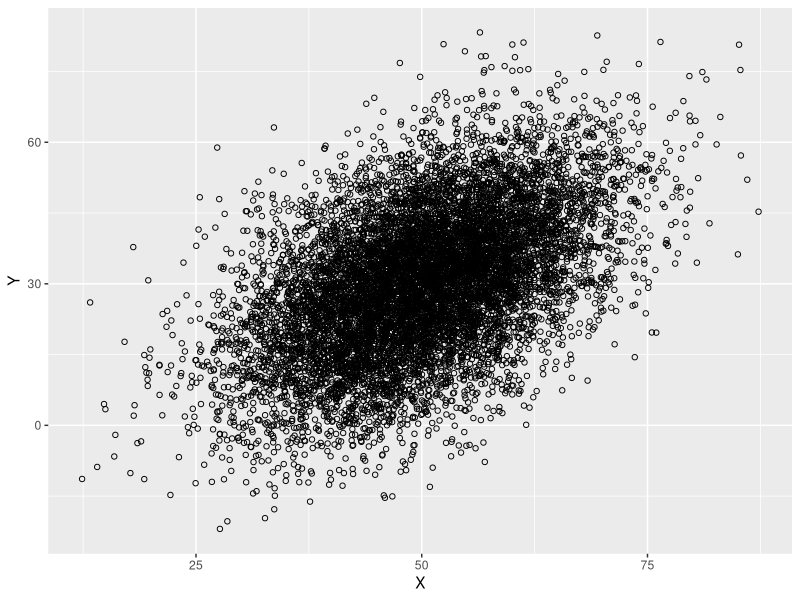
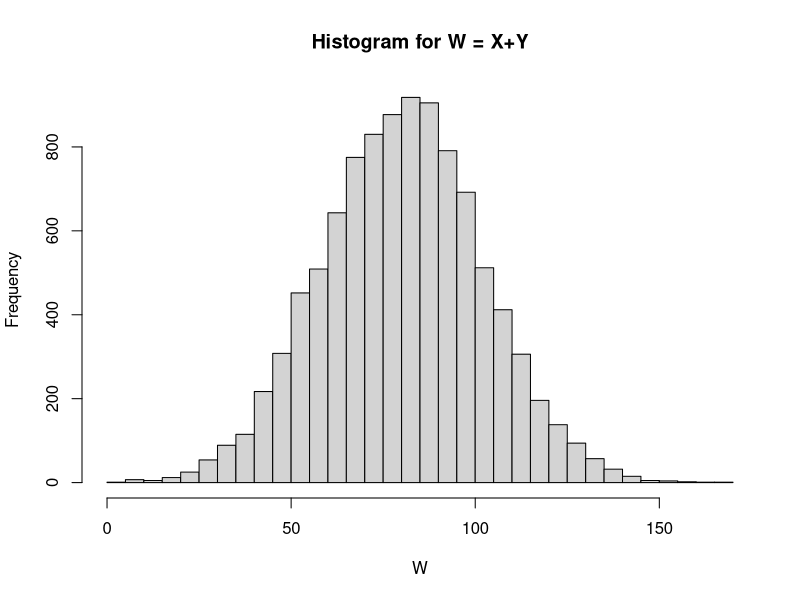
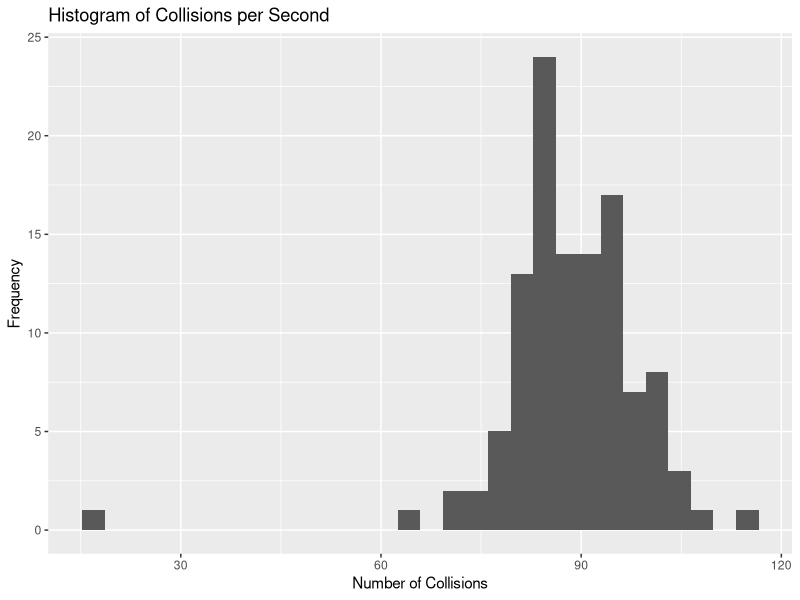
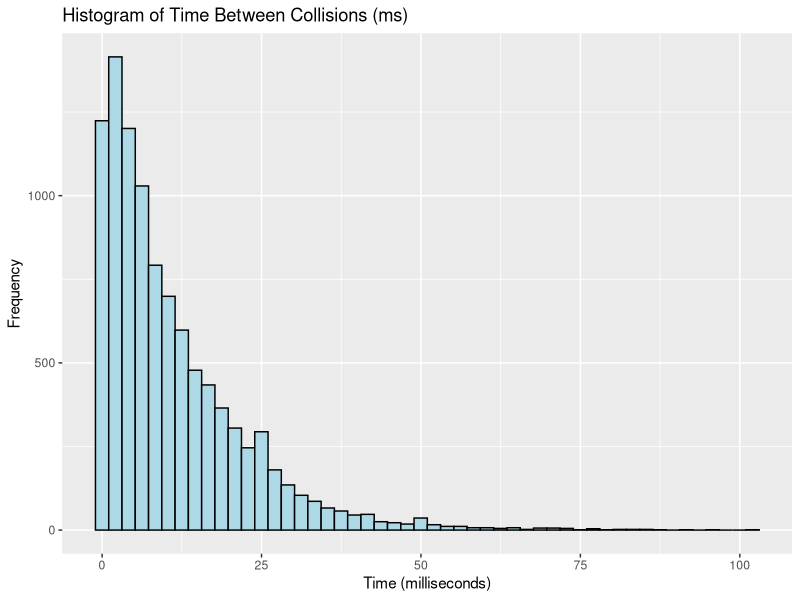

R code for these plots, in order:
## ---- chunk 1
knitr::opts_chunk$set(echo=T,eval=T,message=F,warning=F,fig.align='center')
library(tidyverse)
## ---- chunk 2
pnorm(7, mean = 5, sd = 2) - pnorm(4, mean=5, sd = 2)
## ---- chunk 3
qnorm(.75, mean = 5, sd = 2)
## ---- chunk 4
pgeom( 4, prob = .15)
## ---- chunk 5
1 - ppois(12, lambda = 8)
## ---- chunk 6
qpois(.95, 8, 13)
## ---- chunk 7
5 + 1/.15 + 8

4 + (1 - .15)/.15^2 + 8
## ---- chunk 8
.9^7
## ---- chunk 9
15 * .478
## ---- chunk 10
0 * .1 + 1 * .09 + 2 * .081 + 3 * .073 + 4 * .066 + 5 * .059 + 6 * .053 + 7 * .478

(0-4.694)^2*.1 + (1-4.694)^2*.09 + (2-4.694)^2*.081 + (3-4.694)^2*.073 + (4-4.694)^2*.066 + (5-4.694)^2*.059 + (6-4.694)^2*.053 + (7-4.694)^2*.478
## ---- chunk 11
.053/(.073+.066+.059+.053+.478)
## ---- chunk 12
pnorm(90, mean = 80, sd = sqrt(475)) - pnorm(60, mean = 80, sd = sqrt(475))
## ---- chunk 13
library(MASS)
mu <- c(50,30)
Sigma <- matrix(c(100,75,75,225), byrow=T, nrow=2)
XYdata <- mvrnorm(10000, mu, Sigma)
colnames(XYdata) <- c("X","Y")
XYdata <- as.data.frame(XYdata)
# un-comment the next line to plot the data
ggplot(XYdata) + geom_point(aes(x=X, y=Y), pch=1)
## ---- chunk 14
XYdata$W <- XYdata$X + XYdata$Y

mean(XYdata$W)
var(XYdata$W)

hist(XYdata$W, 
     main = "Histogram for W = X+Y", 
     xlab = "W", 
     breaks = 50, ) 
## ---- chunk 15
sum(XYdata$Y > 50 & XYdata$X > 65) / sum(XYdata$X > 65)
## ---- chunk 16
ppois(100, 3600*90)
## ---- chunk 17
pexp(0.03, rate = 90)
## ---- chunk 18
pexp(.001/1000, rate = 90)
## ---- chunk 19
collision.s <- rexp(10000, 90)
## ---- chunk 20
collision.count <- as.vector(table(floor(cumsum(collision.s))))
## ---- chunk 21
count_df <- data.frame(counts = collision.count)

# Plot the histogram using ggplot
ggplot(count_df, aes(x = counts)) +
  geom_histogram(bins = 30) +
  labs(title = "Histogram of Collisions per Second",
       x = "Number of Collisions",
       y = "Frequency")

mean(collision.count)
## ---- chunk 22
collision.ms <- round(collision.s * 1000)
ms_df <- data.frame(time_ms = collision.ms)

# Plot the histogram using ggplot
ggplot(ms_df, aes(x = time_ms)) +
  geom_histogram(bins = 50, fill="lightblue", color="black") +
  labs(title = "Histogram of Time Between Collisions (ms)",
       x = "Time (milliseconds)",
       y = "Frequency")

mean(collision.ms)
var(collision.ms)

1 / (mean(collision.ms) + 1)
## ---- chunk 23
90/1000
## ---- chunk 24
lambda_ms <- 0.09

1 - exp(-lambda_ms)
## ---- chunk 25
dpois(10, lambda = 12)
## ---- chunk 26
ppois(14, lambda = 12, lower.tail = FALSE)
## ---- chunk 27
pnorm(6, mean = 4.5, sd = 2, lower.tail = FALSE)
## ---- chunk 28
12*4.5
## ---- chunk 29
48 + (12*20.25)
